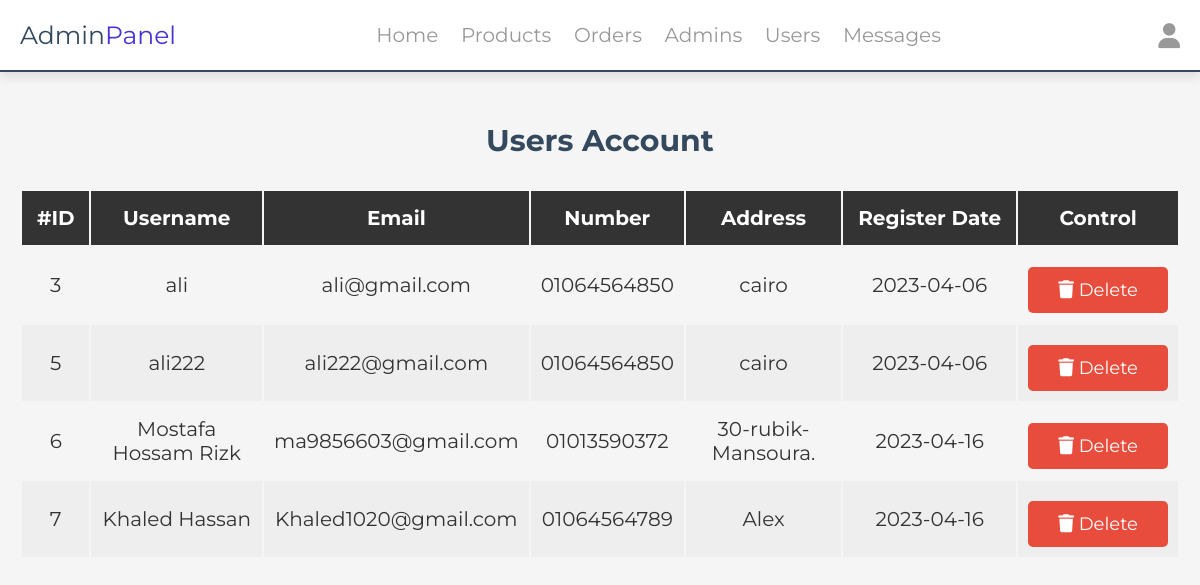
/admin/users_accounts.php (signed in), run on the app's committed database.
### tables this page shows
CREATE TABLE `users` (
  `user_id` int(11) NOT NULL,
  `user_name` varchar(100) NOT NULL,
  `user_email` varchar(100) NOT NULL,
  `user_number` varchar(12) NOT NULL,
  `user_password` varchar(255) NOT NULL,
  `user_address` varchar(200) NOT NULL DEFAULT 'xx',
  `user_register` date DEFAULT current_timestamp()
);

### components/function.php (called while the page is built, shortened)
<?php
function getAllDate($table, $col = '', $value = '')
{
    global $connection;
    $condition = '';
    $data = $connection->query("SELECT * FROM `$table` $condition");
    $data = $data->fetchAll(PDO::FETCH_ASSOC);
    return $data;
}

### admin/users_accounts.php (the view, shortened to what this page needs)
<?php
include '../components/connection.php';
include '../components/function.php';
?>
<?php include '../components/admin_navbar.php'; ?>
<h1 class="heading">users account</h1>
<section class="display-product-table">
    <table>
        <thead>
            <th>#ID</th>
            <th>Username</th>
            <th>Email</th>
            <th>Number</th>
            <th>Address</th>
            <th>Register Date</th>
            <th>Control</th>
        </thead>
        <tbody>
            <?php
            $fetch_users = getAllDate('users');
            if (!empty($fetch_users)) {
                foreach ($fetch_users as  $user) {
            ?>
                    <tr class='row-table'>
                        <td><?php echo $user['user_id'] ?></td>
                        <td><?php echo $user['user_name'] ?></td>
                        <td><?php echo $user['user_email'] ?></td>
                        <td><?php echo $user['user_number'] ?></td>
                        <td><?php echo $user['user_address'] ?></td>
                        <td><?php echo $user['user_register'] ?></td>
                        <td class="flex-btn">
                            <a href="users_accounts.php?delete=<?php echo $user['user_id'] . "&username=" . $user['user_name']  ?>" class="delete-btn" onclick="return confirm('Are you soure Delete this user ?');"><i class="fa-solid fa-trash"></i> Delete</a>
                        </td>
                    </tr>
            <?php
                }
            } else {
                echo '<p class="empty">no accounts available</p>';
            }
            ?>
        </tbody>
    </table>
</section>
<?php include '../components/admin_footer.php' ?>

### css/admin_style.css (style rules this page uses)
:root { --main-color: #4834d4; --red: #e74c3c; --orange: #f39c12; --black: #34495e; --white: #fff; --light-bg: #f5f5f5; --light-color: #999; --border: 0.2rem solid var(--black); --box-shadow: 0 0.5rem 1rem rgba(0, 0, 0, 0.1); }
* { font-family: "Montserrat", sans-serif; margin: 0; padding: 0; box-sizing: border-box; text-decoration: none; outline: none; border: none; }
html { font-size: 62.5%; overflow-x: hidden; }
body { background-color: var(--light-bg); }
section { max-width: 1200px; margin: 0 auto; padding: 2rem; }
.btn, .delete-btn, .option-btn { display: block; margin-top: 1rem; border-radius: 0.5rem; cursor: pointer; width: 100%; font-size: 1.8rem; color: var(--white); padding: 1.2rem 3rem; text-transform: capitalize; text-align: center; }
.delete-btn { background-color: var(--red); }
.flex-btn { display: flex; gap: 1rem; }
.heading { text-align: center; margin: 5rem auto 1rem; text-transform: capitalize; color: var(--black); font-size: 3rem; }
.display-product-table table { width: 100%; text-align: center; }
.display-product-table table thead th { padding: 1.5rem; font-size: 2rem; background-color: #333; color: #fff; white-space: nowrap; }
.display-product-table table td { padding: 1rem; font-size: 2rem; color: #333; }
.display-product-table table td a { white-space: nowrap; }
.display-product-table table td:first-child { padding: 0; }
.display-product-table table tr:nth-child(even) { background-color: #eee; }

### data on the page
users: user_id "3", user_name "ali", user_email "ali@gmail.com", user_number "01064564850", user_address "cairo", user_register "2023-04-06"
users: user_id "5", user_name "ali222", user_email "ali222@gmail.com", user_number "01064564850", user_address "cairo", user_register "2023-04-06"
users: user_id "6", user_name "Mostafa Hossam Rizk", user_email "ma9856603@gmail.com", user_number "01013590372", user_address "30-rubik-Mansoura.", user_register "2023-04-16"
users: user_id "7", user_name "Khaled Hassan", user_email "Khaled1020@gmail.com", user_number "01064564789", user_address "Alex", user_register "2023-04-16"
